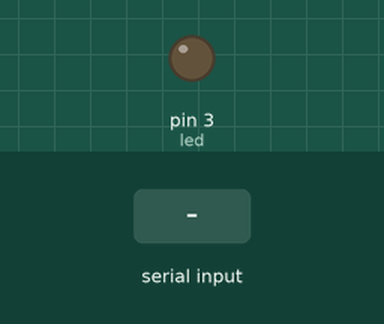
A sketch run on a simulated Arduino Uno, built with avr-gcc and run on an emulated ATmega328P. On the bench: output pins drawn as LEDs (lit = HIGH). Dashed ring = blinking. Inputs (shaded band) come from the test bench. What the sketch prints to the serial monitor is not drawn.

Above: at 1.2 s.
1.3 s: "90,45\n" received over Serial
At 1.7 s:
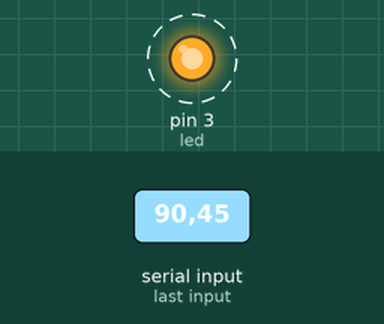
Timing chart, 0 to 10.3 s (numbered marks = the images above; inputs shaded):
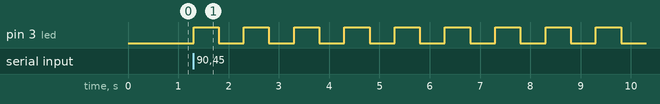

The sketch:

user_controllable_blinks.ino
```cpp
int numBlinks;
String msg = "How many blinks do you want? ";
int led = 3;
int i;
int blinkDelay = 500;

void setup () {

  Serial.begin(9600);
  pinMode(led, OUTPUT);

}

void loop () {

//  digitalWrite(led, HIGH);


  Serial.println(msg);

  while (Serial.available() == 0) {}

  numBlinks = Serial.parseInt();

  for (i=1; i<=numBlinks; i++) {

     digitalWrite(led, HIGH);
     delay(blinkDelay);
     digitalWrite(led, LOW);
     delay(blinkDelay);

    }

}
```

Measured:
- after the input at 1.3 s, pin 3 (led): alternates HIGH for 0.50 s and LOW for 0.50 s, starting at once
